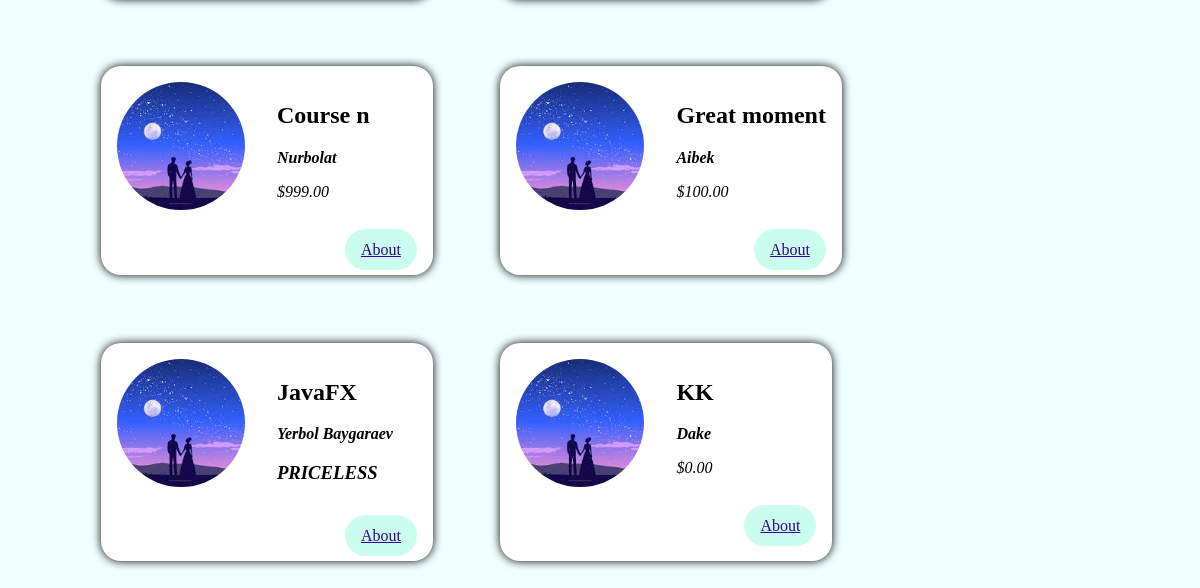
The app's page / (lower part), older data.
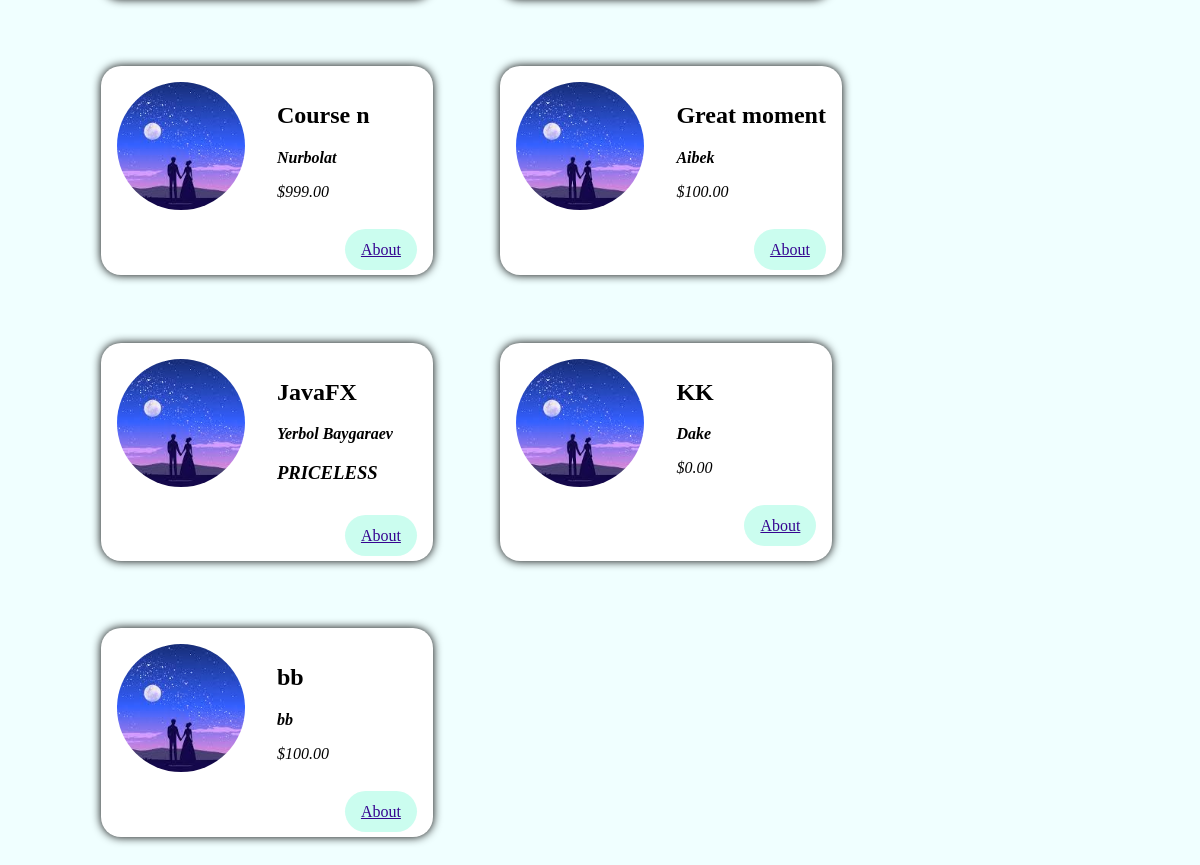
The same page, newer data.
### main/models.py (models this page shows, shortened)
class Course(models.Model):
    coursename = models.CharField(max_length=256, null=False)
    teacher = models.CharField(max_length=32, null=False)
    price = models.DecimalField(max_digits=8, decimal_places=2)

### main/views.py (the view)
# urls.py: path('' , views.course),
def course(request):
    courses = Course.objects.all()
    return render(request , 'main/Card.html',{
        'courses':courses,
    })

### main/templates/main/Card.html (shortened to what this page needs)
{% include 'main/header.html' %}
{% load static %}
{% block card %}
     <main>
        <section>
            <ol>
                {% for course in courses %}
                    <li class="meetup-item">
                        <article>
                            <div class="meetup-summary">
                                <div class="meetup-image">
                                    <img src="{%static 'main/img.jpeg'%}" , alt="src">
                                </div>
                                <div class="meetup-details">
                                    <h2>{{ course.coursename }}</h2>
                                    <address>
                                        <strong>{{ course.teacher }}</strong>
                                            {% if  course.teacher  == 'Yerbol Baygaraev' %}
                                                <h1>PRICELESS</h1>
                                            {% elif  course.teacher  == 'Bissenbay Dauletbaev' %}
                                                <h1>PRICELESS</h1>
                                            {% else %}
                                                <p>${{ course.price }}</p>
                                            {% endif %}
                                    </address>
                                </div>
                            </div>
                            <div class="meetup-actions">
                                <a href="" class="btn">
                                About
                                </a>
                            </div>
                        </article>
                    </li>
                {% endfor %}
            </ol>
        </section>
    </main>
{% endblock %}

### main/templates/main/header.html (shortened to what this page needs)
{% extends 'main/test.html' %}
{% load static %}

### main/templates/main/test.html (shortened to what this page needs)
{% load static %}
<html lang="en">
<head>
    <link rel="stylesheet" type="text/css" href="{% static 'main/test.css' %}">
    <link rel="stylesheet" type="text/css" href="{% static 'main/header.css' %}">
</head>
<body>
</body>
</html>

### main/static/main/test.css (style rules this page uses)
body { background-color: azure; }
section { max-width: 100%; margin-left: 5% ; }
ol { list-style: none; margin: 0; padding: 0; display: flex; flex-wrap: wrap; }
.meetup-item { margin: 3%; background-color: white; box-shadow: 0 0 10px black; padding: 1em; color: black; border-radius: 20px; min-width: 300px; }
.meetup-summary { display: flex; align-items: flex-start; }
.meetup-image { margin-right: 2rem; }
.meetup-image img { width: 8rem; height: 8rem; object-fit: cover; border-radius: 50%; }
.meetup-details address { font-style: italic; }
.meetup-actions { margin-top: 1.5rem; text-align: right; }
.meetup-actions .btn { background-color: #cbfdef; border-color: #cb82fb; color: #350490; padding: 0.75rem 1rem; border-radius: 100px; }

### main/static/main/header.css (style rules this page uses)
a { margin-top: 10px; }
li { margin-top: 0; margin-left: 11%; }

Row changes from the older to the newer data that the page shows:
added Course: coursename "bb", teacher "bb", price "100.00"
